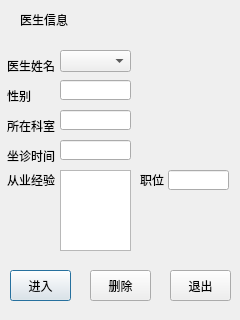
<?xml version="1.0" encoding="UTF-8"?>
<ui version="4.0">
 <class>info</class>
 <widget class="QDialog" name="info">
  <property name="geometry">
   <rect>
    <x>0</x>
    <y>0</y>
    <width>240</width>
    <height>320</height>
   </rect>
  </property>
  <property name="windowTitle">
   <string>Dialog</string>
  </property>
  <widget class="QLabel" name="label">
   <property name="geometry">
    <rect>
     <x>20</x>
     <y>10</y>
     <width>221</width>
     <height>20</height>
    </rect>
   </property>
   <property name="styleSheet">
    <string notr="true">
</string>
   </property>
   <property name="text">
    <string>医生信息</string>
   </property>
  </widget>
  <widget class="QLabel" name="label_2">
   <property name="geometry">
    <rect>
     <x>7</x>
     <y>60</y>
     <width>54</width>
     <height>12</height>
    </rect>
   </property>
   <property name="text">
    <string>医生姓名</string>
   </property>
  </widget>
  <widget class="QLabel" name="label_3">
   <property name="geometry">
    <rect>
     <x>7</x>
     <y>90</y>
     <width>54</width>
     <height>12</height>
    </rect>
   </property>
   <property name="text">
    <string>性别</string>
   </property>
  </widget>
  <widget class="QLabel" name="label_4">
   <property name="geometry">
    <rect>
     <x>7</x>
     <y>120</y>
     <width>54</width>
     <height>12</height>
    </rect>
   </property>
   <property name="text">
    <string>所在科室</string>
   </property>
  </widget>
  <widget class="QLabel" name="label_5">
   <property name="geometry">
    <rect>
     <x>7</x>
     <y>150</y>
     <width>54</width>
     <height>12</height>
    </rect>
   </property>
   <property name="text">
    <string>坐诊时间</string>
   </property>
  </widget>
  <widget class="QLabel" name="label_6">
   <property name="geometry">
    <rect>
     <x>7</x>
     <y>170</y>
     <width>54</width>
     <height>20</height>
    </rect>
   </property>
   <property name="text">
    <string>从业经验</string>
   </property>
  </widget>
  <widget class="QComboBox" name="nameComboBox">
   <property name="geometry">
    <rect>
     <x>60</x>
     <y>50</y>
     <width>71</width>
     <height>22</height>
    </rect>
   </property>
  </widget>
  <widget class="QLineEdit" name="sexLineEdit">
   <property name="geometry">
    <rect>
     <x>60</x>
     <y>80</y>
     <width>71</width>
     <height>20</height>
    </rect>
   </property>
  </widget>
  <widget class="QLineEdit" name="roomLineEdit">
   <property name="geometry">
    <rect>
     <x>60</x>
     <y>110</y>
     <width>71</width>
     <height>20</height>
    </rect>
   </property>
  </widget>
  <widget class="QLineEdit" name="timeLineEdit">
   <property name="geometry">
    <rect>
     <x>60</x>
     <y>140</y>
     <width>71</width>
     <height>20</height>
    </rect>
   </property>
  </widget>
  <widget class="QTextEdit" name="experienceTextEdit">
   <property name="geometry">
    <rect>
     <x>60</x>
     <y>170</y>
     <width>71</width>
     <height>81</height>
    </rect>
   </property>
  </widget>
  <widget class="QLabel" name="imageLabel">
   <property name="geometry">
    <rect>
     <x>143</x>
     <y>50</y>
     <width>91</width>
     <height>111</height>
    </rect>
   </property>
   <property name="text">
    <string/>
   </property>
  </widget>
  <widget class="QLabel" name="label_8">
   <property name="geometry">
    <rect>
     <x>140</x>
     <y>170</y>
     <width>51</width>
     <height>20</height>
    </rect>
   </property>
   <property name="text">
    <string>职位</string>
   </property>
  </widget>
  <widget class="QLineEdit" name="jobLineEdit">
   <property name="geometry">
    <rect>
     <x>168</x>
     <y>170</y>
     <width>61</width>
     <height>20</height>
    </rect>
   </property>
  </widget>
  <widget class="QPushButton" name="enterButton">
   <property name="geometry">
    <rect>
     <x>10</x>
     <y>270</y>
     <width>61</width>
     <height>31</height>
    </rect>
   </property>
   <property name="styleSheet">
    <string notr="true">font: 75 12pt &quot;微软雅黑&quot;;</string>
   </property>
   <property name="text">
    <string>进入</string>
   </property>
  </widget>
  <widget class="QPushButton" name="deleteButton">
   <property name="geometry">
    <rect>
     <x>90</x>
     <y>270</y>
     <width>61</width>
     <height>31</height>
    </rect>
   </property>
   <property name="styleSheet">
    <string notr="true">font: 75 12pt &quot;微软雅黑&quot;;</string>
   </property>
   <property name="text">
    <string>删除</string>
   </property>
  </widget>
  <widget class="QPushButton" name="escButton">
   <property name="geometry">
    <rect>
     <x>170</x>
     <y>270</y>
     <width>61</width>
     <height>31</height>
    </rect>
   </property>
   <property name="styleSheet">
    <string notr="true">font: 75 12pt &quot;微软雅黑&quot;;</string>
   </property>
   <property name="text">
    <string>退出</string>
   </property>
  </widget>
 </widget>
 <resources/>
 <connections/>
</ui>
